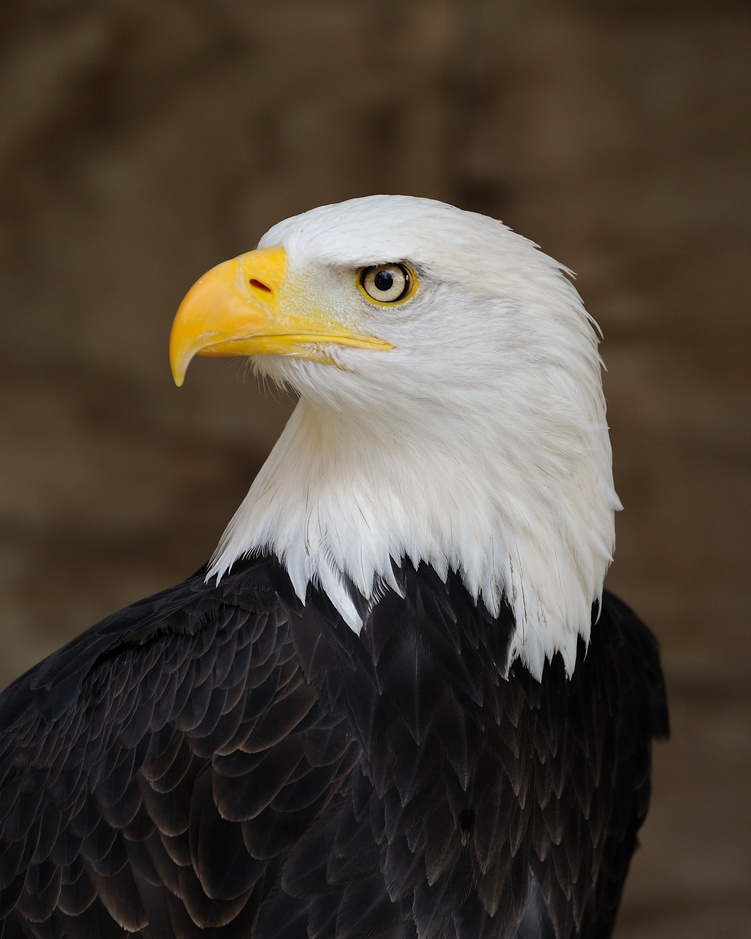
#> input picture 5th_Histogram/bird_2.jpeg, 751 x 939 px, shrunk from 2251 x 2814 before the run
$ python 5_histogram.py
#> lines starting #> are read from the running program, lines starting #| are printed output that depends on the picture
import cv2
import numpy as np
import matplotlib.pyplot as plt

# Load image in grayscale
img = cv2.imread("bird_2.jpeg", 0)
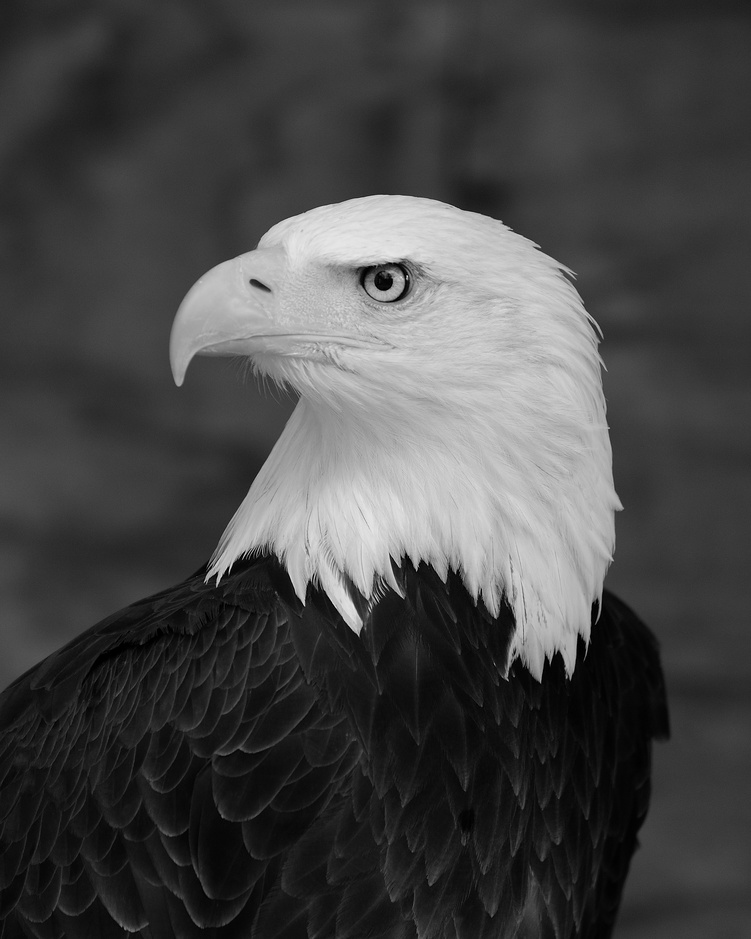
#> img: shape (939, 751); min 0, max 232, mean 70.5

# Histogram equalization
equalized = cv2.equalizeHist(img)
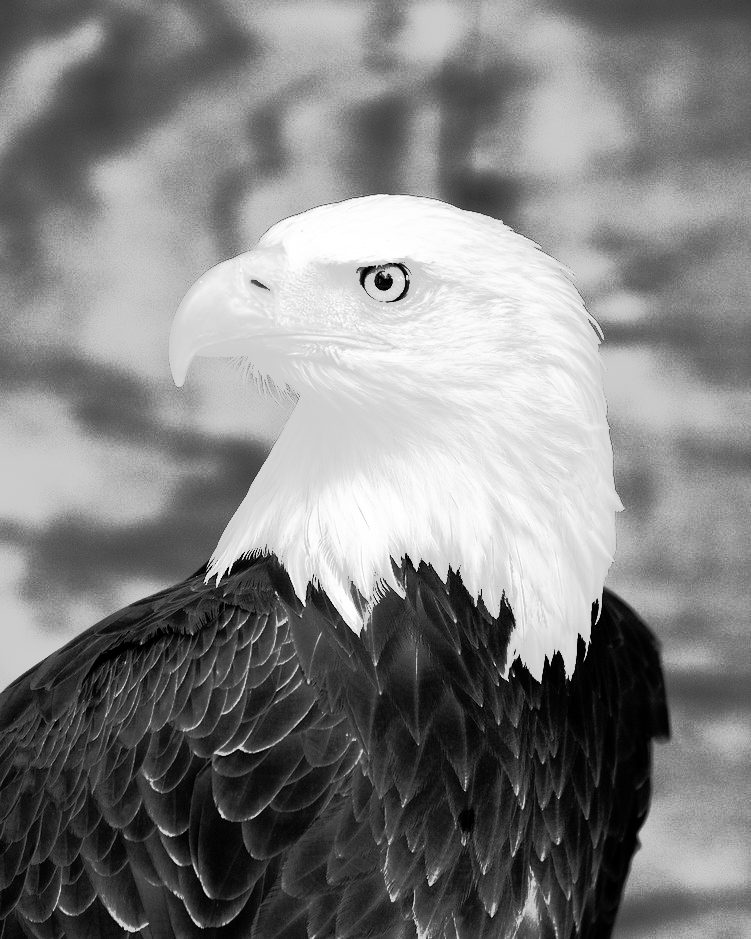
#> equalized: shape (939, 751); min 0, max 255, mean 129.1

# Calculate histogram for original image
hist = cv2.calcHist([img], [0], None, [256], [0, 256]).flatten()
#> hist = 256 values, max 20743 at index 57, min 0 at index 233, mean 2754.6

# Compute CDF
cdf = hist.cumsum()
#> cdf = 256 values from 416 to 705189
cdf_normalized = cdf * hist.max() / cdf.max()  # normalize for plotting
#> cdf_normalized = 256 values from 12.24 to 20743

# Plotting
plt.figure(figsize=(12, 4))

# Left: Original and Equalized images side by side
plt.subplot(1, 2, 1)
combined = np.hstack((img, equalized))
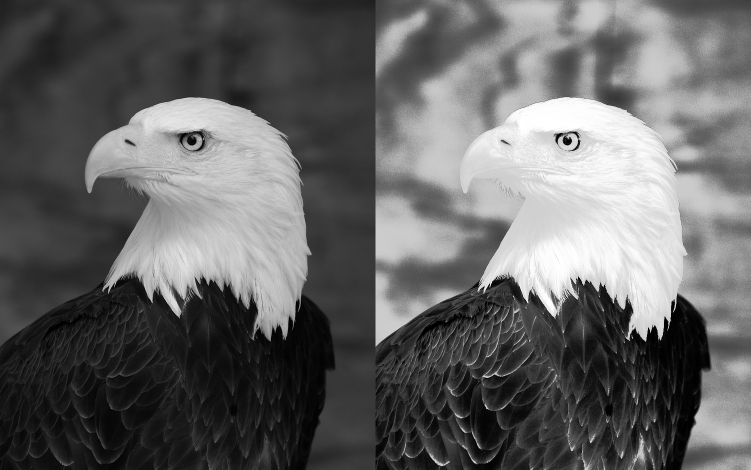
#> combined: shape (939, 1502) (shown at 1/2 size); min 0, max 255, mean 99.8
plt.imshow(combined, cmap='gray')
plt.title('Original (Left) & Equalized (Right)')
plt.axis('off')

# Right: Histogram and CDF
plt.subplot(1, 2, 2)
plt.plot(cdf_normalized, color='blue', label='CDF')
plt.hist(img.ravel(), bins=256, range=(0, 256), color='red', alpha=0.4, label='Histogram')
plt.title('Histogram & CDF')
plt.xlabel('Pixel Intensity')
plt.ylabel('Frequency')
plt.legend(loc='upper left')

plt.tight_layout()
plt.show()
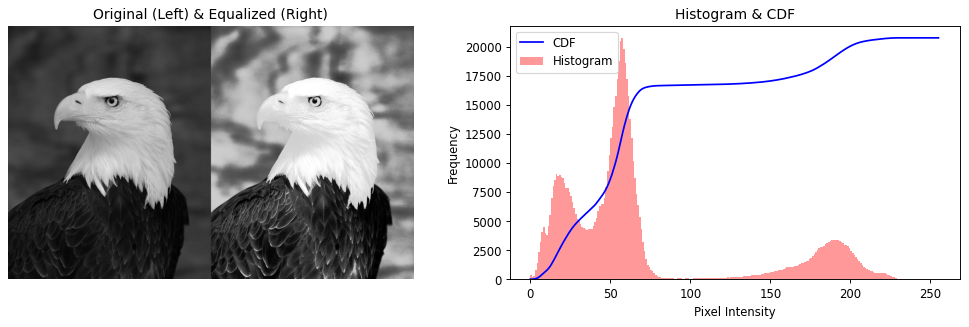
#> figure drawn by matplotlib, 2 panels; panel 2: tallest bar 20743 high, from x = 57 to 58; panel 2: curve peaks at x = 232, y = 20743
